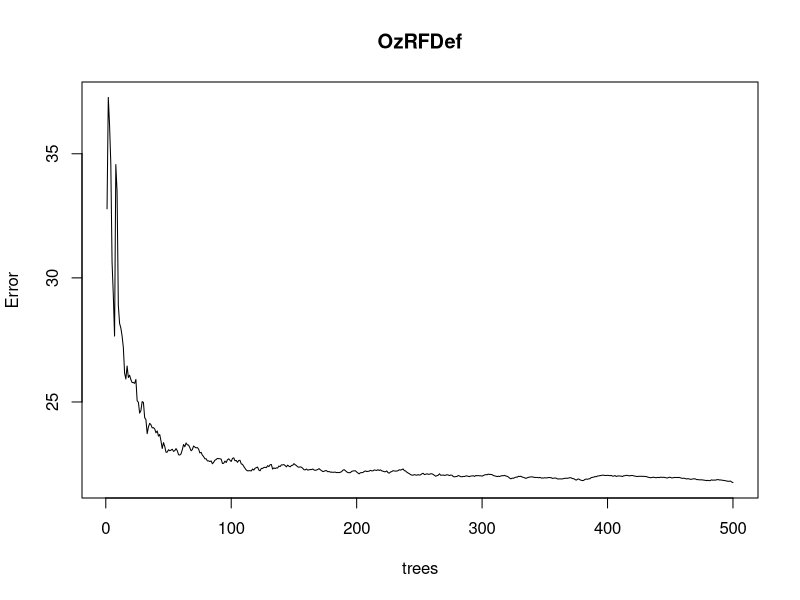

This figure's R source: (Note: this script raises an error after producing the figure.)
####Predicting Ozone Concentration####
library("randomForest") #randomForest 4.7-1.1
data("Ozone", package = "mlbench")
#• V1 Months: 1 = January, …, 12 = December.
#• V2 Day of the month 1 to 31.
#• V3 Day of the week: 1 = Monday, …, 7 = Sunday.
#• V4 Daily maximum of hourly average of ozone concentrations.
#• V5 500 millibar (m) pressure height measured at Vandenberg AFB.
#• V6 Wind speed (mph) at Los Angeles International Airport (LAX).
#• V7 Humidity (%) at LAX.
#• V8 Temperature (degrees F) measured at Sandburg, California.
#• V9 Temperature (degrees F) measured at El Monte, California.
#• V10 Inversion base height (feet) at LAX.
#• V11 Pressure gradient (mmHg) from LAX to Daggett, California.
#• V12 Inversion base temperature (degrees F) to LAX.
#• V13 Visibility (miles) measured at LAX.
OzRFDef <- randomForest(V4 ~ ., Ozone, na.action = na.omit)
OzRFDef
plot(OzRFDef)

bins <- c(0, 10, 20, 40)
V4bin <- cut(Ozone$V4, bins, include.lowest = TRUE, right = FALSE)
OzoneBin <- data.frame(Ozone, V4bin)
OzRFDefStrat <- randomForest(V4 ~ . - V9 - V4bin, OzoneBin,
                             strata = V4bin, sampsize = 200, na.action = na.omit)
OzRFDefStrat

####Analyzing Genomic Data####
library(randomForest)
data("vac18", package = "mixOmics")
#create an object geneExpr containing the gene expressions 
#and an object stimu containing the stimuli to be predicted
geneExpr <- vac18$genes
stimu <- vac18$stimulation
#The training of a random forest is done with the following commands. 
#Dealing with high-dimensional data, we set the value from mtry to p/3.
#We recommend this value of mtry in this case because the default value
#√p (i.e., 31 in this example)
#generally leads to consider too few informative variables in each node
VacRFpsur3 <- randomForest(x = geneExpr, y = stimu,
                           mtry = ncol(geneExpr)/3)
VacRFpsur3
plot(VacRFpsur3)


###Analyzing Dust Pollution####
install.packages("VSURF")
library(randomForest)
data("jus", package = "VSURF")
jusComp <- na.omit(jus)
jusRF <- randomForest(PM10 ~ ., data = jusComp)
partialPlot(jusRF, pred.data = jusComp, x.var = "NO",
            main = "Marginal effect - NO")
